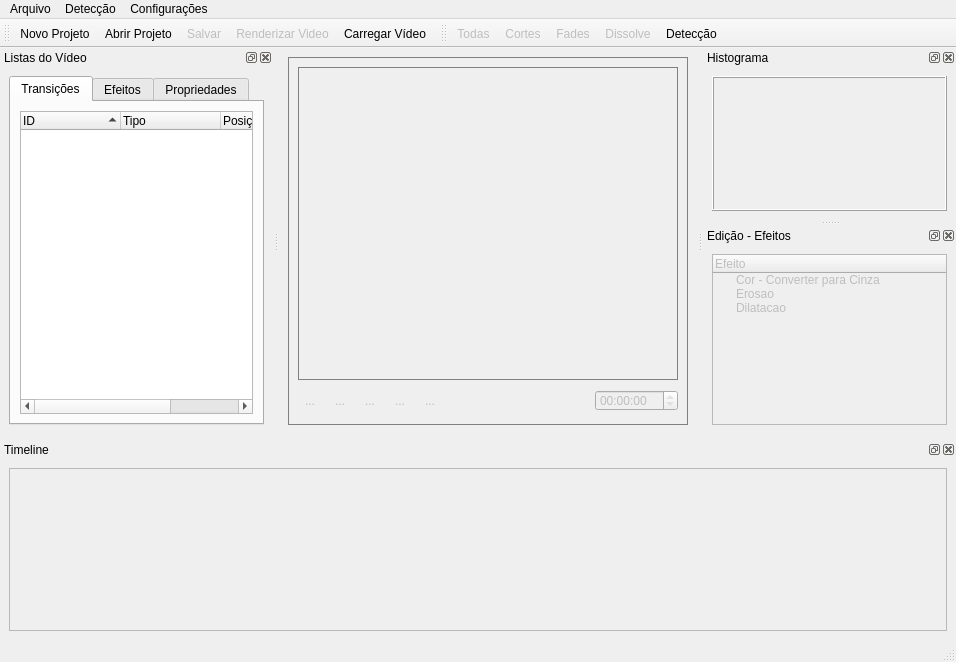
<ui version="4.0" >
 <class>MainWindow</class>
 <widget class="QMainWindow" name="MainWindow" >
  <property name="windowModality" >
   <enum>Qt::ApplicationModal</enum>
  </property>
  <property name="geometry" >
   <rect>
    <x>0</x>
    <y>0</y>
    <width>956</width>
    <height>662</height>
   </rect>
  </property>
  <property name="mouseTracking" >
   <bool>false</bool>
  </property>
  <property name="windowTitle" >
   <string>MainWindow</string>
  </property>
  <property name="windowIcon" >
   <iconset>
    <normaloff>../Interface/Icons/logo.png</normaloff>../Interface/Icons/logo.png</iconset>
  </property>
  <property name="dockOptions" >
   <set>QMainWindow::AllowTabbedDocks|QMainWindow::AnimatedDocks</set>
  </property>
  <property name="unifiedTitleAndToolBarOnMac" >
   <bool>false</bool>
  </property>
  <widget class="QWidget" name="centralwidget" >
   <layout class="QGridLayout" >
    <item row="0" column="0" >
     <widget class="QFrame" name="frameVideo" >
      <property name="minimumSize" >
       <size>
        <width>400</width>
        <height>300</height>
       </size>
      </property>
      <property name="contextMenuPolicy" >
       <enum>Qt::ActionsContextMenu</enum>
      </property>
      <property name="acceptDrops" >
       <bool>true</bool>
      </property>
      <property name="autoFillBackground" >
       <bool>false</bool>
      </property>
      <property name="styleSheet" >
       <string notr="true" >QFrame{
border: 1px solid gray
}</string>
      </property>
      <property name="frameShape" >
       <enum>QFrame::StyledPanel</enum>
      </property>
      <layout class="QGridLayout" >
       <item row="1" column="5" >
        <spacer>
         <property name="orientation" >
          <enum>Qt::Horizontal</enum>
         </property>
         <property name="sizeHint" stdset="0" >
          <size>
           <width>236</width>
           <height>29</height>
          </size>
         </property>
        </spacer>
       </item>
       <item row="0" column="0" colspan="7" >
        <widget class="QLabel" name="videoLabel" >
         <property name="text" >
          <string/>
         </property>
        </widget>
       </item>
       <item row="1" column="0" >
        <widget class="QToolButton" name="playButton" >
         <property name="enabled" >
          <bool>false</bool>
         </property>
         <property name="text" >
          <string>...</string>
         </property>
         <property name="icon" >
          <iconset>
           <normaloff>../Interface/Icons/play.png</normaloff>../Interface/Icons/play.png</iconset>
         </property>
         <property name="iconSize" >
          <size>
           <width>20</width>
           <height>20</height>
          </size>
         </property>
         <property name="popupMode" >
          <enum>QToolButton::DelayedPopup</enum>
         </property>
         <property name="toolButtonStyle" >
          <enum>Qt::ToolButtonIconOnly</enum>
         </property>
         <property name="autoRaise" >
          <bool>true</bool>
         </property>
        </widget>
       </item>
       <item row="1" column="1" >
        <widget class="QToolButton" name="pauseButton" >
         <property name="enabled" >
          <bool>false</bool>
         </property>
         <property name="text" >
          <string>...</string>
         </property>
         <property name="icon" >
          <iconset>
           <normaloff>../Interface/Icons/pause.png</normaloff>../Interface/Icons/pause.png</iconset>
         </property>
         <property name="iconSize" >
          <size>
           <width>20</width>
           <height>20</height>
          </size>
         </property>
         <property name="autoRaise" >
          <bool>true</bool>
         </property>
        </widget>
       </item>
       <item row="1" column="3" >
        <widget class="QToolButton" name="forwardButton" >
         <property name="enabled" >
          <bool>false</bool>
         </property>
         <property name="text" >
          <string>...</string>
         </property>
         <property name="icon" >
          <iconset>
           <normaloff>../Interface/Icons/forward.png</normaloff>../Interface/Icons/forward.png</iconset>
         </property>
         <property name="iconSize" >
          <size>
           <width>20</width>
           <height>20</height>
          </size>
         </property>
         <property name="checkable" >
          <bool>false</bool>
         </property>
         <property name="autoRaise" >
          <bool>true</bool>
         </property>
        </widget>
       </item>
       <item row="1" column="4" >
        <widget class="QToolButton" name="stopButton" >
         <property name="enabled" >
          <bool>false</bool>
         </property>
         <property name="text" >
          <string>...</string>
         </property>
         <property name="icon" >
          <iconset>
           <normaloff>../Interface/Icons/stop.png</normaloff>../Interface/Icons/stop.png</iconset>
         </property>
         <property name="iconSize" >
          <size>
           <width>20</width>
           <height>20</height>
          </size>
         </property>
         <property name="autoRaise" >
          <bool>true</bool>
         </property>
        </widget>
       </item>
       <item row="1" column="6" >
        <widget class="QTimeEdit" name="videoTime" >
         <property name="enabled" >
          <bool>false</bool>
         </property>
         <property name="minimumSize" >
          <size>
           <width>83</width>
           <height>21</height>
          </size>
         </property>
         <property name="maximumSize" >
          <size>
           <width>65</width>
           <height>21</height>
          </size>
         </property>
         <property name="layoutDirection" >
          <enum>Qt::LeftToRight</enum>
         </property>
         <property name="readOnly" >
          <bool>true</bool>
         </property>
         <property name="keyboardTracking" >
          <bool>false</bool>
         </property>
         <property name="currentSection" >
          <enum>QDateTimeEdit::SecondSection</enum>
         </property>
         <property name="displayFormat" >
          <string>HH:mm:ss</string>
         </property>
         <property name="calendarPopup" >
          <bool>false</bool>
         </property>
         <property name="currentSectionIndex" >
          <number>2</number>
         </property>
         <property name="time" >
          <time>
           <hour>0</hour>
           <minute>0</minute>
           <second>0</second>
          </time>
         </property>
        </widget>
       </item>
       <item row="1" column="2" >
        <widget class="QToolButton" name="backButton" >
         <property name="enabled" >
          <bool>false</bool>
         </property>
         <property name="text" >
          <string>...</string>
         </property>
         <property name="icon" >
          <iconset>
           <normaloff>../Interface/Icons/back.png</normaloff>../Interface/Icons/back.png</iconset>
         </property>
         <property name="iconSize" >
          <size>
           <width>20</width>
           <height>20</height>
          </size>
         </property>
         <property name="autoRaise" >
          <bool>true</bool>
         </property>
        </widget>
       </item>
      </layout>
     </widget>
    </item>
   </layout>
  </widget>
  <widget class="QToolBar" name="mainToolBar" >
   <property name="enabled" >
    <bool>true</bool>
   </property>
   <property name="windowTitle" >
    <string>mainToolBar</string>
   </property>
   <attribute name="toolBarArea" >
    <enum>TopToolBarArea</enum>
   </attribute>
   <attribute name="toolBarBreak" >
    <bool>false</bool>
   </attribute>
   <addaction name="actionNewProject" />
   <addaction name="actionOpenProject" />
   <addaction name="actionSave" />
   <addaction name="actionRenderVideo" />
   <addaction name="actionLoadVideo" />
  </widget>
  <widget class="QDockWidget" name="widgetTrees" >
   <property name="windowTitle" >
    <string>Listas do Vídeo</string>
   </property>
   <attribute name="dockWidgetArea" >
    <number>1</number>
   </attribute>
   <widget class="QWidget" name="dockWidgetContents_5" >
    <layout class="QGridLayout" >
     <item row="0" column="0" >
      <widget class="QTabWidget" name="tabTransEffect" >
       <property name="currentIndex" >
        <number>0</number>
       </property>
       <widget class="QWidget" name="tabTransitions" >
        <attribute name="title" >
         <string>Transições</string>
        </attribute>
        <layout class="QGridLayout" >
         <item row="0" column="0" >
          <widget class="QTreeWidget" name="transitionsTree" >
           <property name="sizePolicy" >
            <sizepolicy vsizetype="Expanding" hsizetype="Expanding" >
             <horstretch>0</horstretch>
             <verstretch>0</verstretch>
            </sizepolicy>
           </property>
           <property name="acceptDrops" >
            <bool>false</bool>
           </property>
           <property name="layoutDirection" >
            <enum>Qt::LeftToRight</enum>
           </property>
           <property name="autoFillBackground" >
            <bool>false</bool>
           </property>
           <property name="frameShape" >
            <enum>QFrame::StyledPanel</enum>
           </property>
           <property name="frameShadow" >
            <enum>QFrame::Sunken</enum>
           </property>
           <property name="verticalScrollBarPolicy" >
            <enum>Qt::ScrollBarAsNeeded</enum>
           </property>
           <property name="horizontalScrollBarPolicy" >
            <enum>Qt::ScrollBarAsNeeded</enum>
           </property>
           <property name="autoScroll" >
            <bool>true</bool>
           </property>
           <property name="autoScrollMargin" >
            <number>8</number>
           </property>
           <property name="editTriggers" >
            <set>QAbstractItemView::AllEditTriggers</set>
           </property>
           <property name="tabKeyNavigation" >
            <bool>false</bool>
           </property>
           <property name="showDropIndicator" stdset="0" >
            <bool>false</bool>
           </property>
           <property name="selectionMode" >
            <enum>QAbstractItemView::ExtendedSelection</enum>
           </property>
           <property name="selectionBehavior" >
            <enum>QAbstractItemView::SelectRows</enum>
           </property>
           <property name="horizontalScrollMode" >
            <enum>QAbstractItemView::ScrollPerItem</enum>
           </property>
           <property name="indentation" >
            <number>10</number>
           </property>
           <property name="rootIsDecorated" >
            <bool>true</bool>
           </property>
           <property name="uniformRowHeights" >
            <bool>true</bool>
           </property>
           <property name="itemsExpandable" >
            <bool>false</bool>
           </property>
           <property name="sortingEnabled" >
            <bool>true</bool>
           </property>
           <property name="animated" >
            <bool>true</bool>
           </property>
           <property name="allColumnsShowFocus" >
            <bool>true</bool>
           </property>
           <property name="wordWrap" >
            <bool>false</bool>
           </property>
           <property name="headerHidden" >
            <bool>false</bool>
           </property>
           <property name="expandsOnDoubleClick" >
            <bool>false</bool>
           </property>
           <property name="columnCount" >
            <number>3</number>
           </property>
           <column>
            <property name="text" >
             <string>ID</string>
            </property>
           </column>
           <column>
            <property name="text" >
             <string>Tipo</string>
            </property>
           </column>
           <column>
            <property name="text" >
             <string>Posição</string>
            </property>
           </column>
          </widget>
         </item>
        </layout>
       </widget>
       <widget class="QWidget" name="tabEffects" >
        <attribute name="title" >
         <string>Efeitos</string>
        </attribute>
        <layout class="QGridLayout" >
         <item row="0" column="0" >
          <widget class="QTreeWidgetEffect" name="effectsTree" >
           <property name="sizePolicy" >
            <sizepolicy vsizetype="Preferred" hsizetype="Preferred" >
             <horstretch>0</horstretch>
             <verstretch>0</verstretch>
            </sizepolicy>
           </property>
           <property name="editTriggers" >
            <set>QAbstractItemView::AllEditTriggers</set>
           </property>
           <property name="showDropIndicator" stdset="0" >
            <bool>false</bool>
           </property>
           <property name="selectionMode" >
            <enum>QAbstractItemView::SingleSelection</enum>
           </property>
           <property name="selectionBehavior" >
            <enum>QAbstractItemView::SelectItems</enum>
           </property>
           <property name="itemsExpandable" >
            <bool>false</bool>
           </property>
           <property name="sortingEnabled" >
            <bool>false</bool>
           </property>
           <property name="allColumnsShowFocus" >
            <bool>true</bool>
           </property>
           <column>
            <property name="text" >
             <string>ID</string>
            </property>
           </column>
           <column>
            <property name="text" >
             <string>Efeito</string>
            </property>
           </column>
           <column>
            <property name="text" >
             <string>Frame Inicial</string>
            </property>
           </column>
           <column>
            <property name="text" >
             <string>Frame Final</string>
            </property>
           </column>
          </widget>
         </item>
        </layout>
       </widget>
       <widget class="QWidget" name="tabVdoProperties" >
        <attribute name="title" >
         <string>Propriedades</string>
        </attribute>
        <layout class="QGridLayout" name="gridLayout" >
         <item row="0" column="0" >
          <widget class="QTreeWidget" name="videoPropertiesTree" >
           <property name="editTriggers" >
            <set>QAbstractItemView::DoubleClicked</set>
           </property>
           <property name="showDropIndicator" stdset="0" >
            <bool>false</bool>
           </property>
           <property name="rootIsDecorated" >
            <bool>true</bool>
           </property>
           <property name="itemsExpandable" >
            <bool>false</bool>
           </property>
           <property name="sortingEnabled" >
            <bool>true</bool>
           </property>
           <property name="expandsOnDoubleClick" >
            <bool>false</bool>
           </property>
           <column>
            <property name="text" >
             <string>Propriedade</string>
            </property>
           </column>
           <column>
            <property name="text" >
             <string>Valor</string>
            </property>
           </column>
          </widget>
         </item>
        </layout>
       </widget>
      </widget>
     </item>
    </layout>
   </widget>
  </widget>
  <widget class="QDockWidget" name="widgetHistogram" >
   <property name="enabled" >
    <bool>true</bool>
   </property>
   <property name="sizePolicy" >
    <sizepolicy vsizetype="Fixed" hsizetype="Fixed" >
     <horstretch>4</horstretch>
     <verstretch>0</verstretch>
    </sizepolicy>
   </property>
   <property name="minimumSize" >
    <size>
     <width>253</width>
     <height>172</height>
    </size>
   </property>
   <property name="floating" >
    <bool>false</bool>
   </property>
   <property name="windowTitle" >
    <string>Histograma</string>
   </property>
   <attribute name="dockWidgetArea" >
    <number>2</number>
   </attribute>
   <widget class="QWidget" name="dockWidgetContents_2" >
    <layout class="QGridLayout" >
     <item row="0" column="0" >
      <widget class="QLabel" name="histogramLabel" >
       <property name="minimumSize" >
        <size>
         <width>235</width>
         <height>132</height>
        </size>
       </property>
       <property name="frameShape" >
        <enum>QFrame::Box</enum>
       </property>
       <property name="frameShadow" >
        <enum>QFrame::Raised</enum>
       </property>
       <property name="text" >
        <string/>
       </property>
      </widget>
     </item>
    </layout>
   </widget>
  </widget>
  <widget class="QDockWidget" name="widgetDockTimeline" >
   <property name="sizePolicy" >
    <sizepolicy vsizetype="Minimum" hsizetype="Preferred" >
     <horstretch>0</horstretch>
     <verstretch>75</verstretch>
    </sizepolicy>
   </property>
   <property name="minimumSize" >
    <size>
     <width>80</width>
     <height>200</height>
    </size>
   </property>
   <property name="maximumSize" >
    <size>
     <width>524287</width>
     <height>200</height>
    </size>
   </property>
   <property name="acceptDrops" >
    <bool>true</bool>
   </property>
   <property name="allowedAreas" >
    <set>Qt::AllDockWidgetAreas</set>
   </property>
   <property name="windowTitle" >
    <string>Timeline</string>
   </property>
   <attribute name="dockWidgetArea" >
    <number>8</number>
   </attribute>
   <widget class="QWidget" name="dockWidgetContents_4" >
    <property name="acceptDrops" >
     <bool>true</bool>
    </property>
    <layout class="QGridLayout" >
     <item rowspan="2" row="0" column="0" >
      <widget class="QScrollArea" name="scrollArea" >
       <property name="acceptDrops" >
        <bool>true</bool>
       </property>
       <property name="widgetResizable" >
        <bool>true</bool>
       </property>
       <widget class="QWidget" name="scrollAreaWidgetContents" >
        <property name="geometry" >
         <rect>
          <x>0</x>
          <y>0</y>
          <width>936</width>
          <height>158</height>
         </rect>
        </property>
        <property name="acceptDrops" >
         <bool>true</bool>
        </property>
        <layout class="QGridLayout" >
         <item row="0" column="0" >
          <widget class="QWidgetTimeline" native="1" name="widgetTimeline" >
           <property name="acceptDrops" >
            <bool>true</bool>
           </property>
           <layout class="QGridLayout" >
            <item row="0" column="0" >
             <widget class="QLabel" name="timelineLabel" >
              <property name="acceptDrops" >
               <bool>true</bool>
              </property>
              <property name="text" >
               <string/>
              </property>
             </widget>
            </item>
           </layout>
          </widget>
         </item>
        </layout>
       </widget>
      </widget>
     </item>
    </layout>
   </widget>
  </widget>
  <widget class="QDockWidget" name="widgetEdition" >
   <property name="windowTitle" >
    <string>Edição - Efeitos</string>
   </property>
   <attribute name="dockWidgetArea" >
    <number>2</number>
   </attribute>
   <widget class="QWidget" name="dockWidgetContents" >
    <layout class="QGridLayout" >
     <item row="0" column="0" >
      <widget class="QTreeWidget" name="effectListTree" >
       <property name="enabled" >
        <bool>false</bool>
       </property>
       <property name="acceptDrops" >
        <bool>false</bool>
       </property>
       <property name="showDropIndicator" stdset="0" >
        <bool>false</bool>
       </property>
       <property name="dragEnabled" >
        <bool>true</bool>
       </property>
       <property name="dragDropMode" >
        <enum>QAbstractItemView::DragOnly</enum>
       </property>
       <property name="itemsExpandable" >
        <bool>false</bool>
       </property>
       <property name="animated" >
        <bool>true</bool>
       </property>
       <property name="allColumnsShowFocus" >
        <bool>true</bool>
       </property>
       <property name="expandsOnDoubleClick" >
        <bool>false</bool>
       </property>
       <column>
        <property name="text" >
         <string>Efeito</string>
        </property>
       </column>
       <item>
        <property name="text" >
         <string>Cor - Converter para Cinza</string>
        </property>
       </item>
       <item>
        <property name="text" >
         <string>Erosao</string>
        </property>
       </item>
       <item>
        <property name="text" >
         <string>Dilatacao</string>
        </property>
       </item>
      </widget>
     </item>
    </layout>
   </widget>
  </widget>
  <widget class="QStatusBar" name="statusBar" />
  <widget class="QToolBar" name="detectionToolbar" >
   <property name="windowTitle" >
    <string>detectionToolBar</string>
   </property>
   <attribute name="toolBarArea" >
    <enum>TopToolBarArea</enum>
   </attribute>
   <attribute name="toolBarBreak" >
    <bool>false</bool>
   </attribute>
   <addaction name="actionAllTransitions" />
   <addaction name="actionOnlyCuts" />
   <addaction name="actionAllFades" />
   <addaction name="actionOnlyDissolve" />
   <addaction name="actionDetectConfig" />
  </widget>
  <widget class="QMenuBar" name="menubar" >
   <property name="geometry" >
    <rect>
     <x>0</x>
     <y>0</y>
     <width>956</width>
     <height>23</height>
    </rect>
   </property>
   <widget class="QMenu" name="menuFile" >
    <property name="title" >
     <string>Arquivo</string>
    </property>
    <addaction name="actionNewProject" />
    <addaction name="actionOpenProject" />
    <addaction name="actionLoadVideo" />
    <addaction name="actionRenderVideo" />
    <addaction name="actionSaveAs" />
    <addaction name="actionSave" />
    <addaction name="separator" />
   </widget>
   <widget class="QMenu" name="menuDetect" >
    <property name="title" >
     <string>Detecção</string>
    </property>
    <addaction name="actionAllTransitions" />
    <addaction name="actionOnlyCuts" />
    <addaction name="actionAllFades" />
    <addaction name="actionOnlyDissolve" />
   </widget>
   <widget class="QMenu" name="menuSettings" >
    <property name="title" >
     <string>Configurações</string>
    </property>
    <addaction name="actionDetectConfig" />
   </widget>
   <addaction name="menuFile" />
   <addaction name="menuDetect" />
   <addaction name="menuSettings" />
  </widget>
  <action name="actionNewProject" >
   <property name="icon" >
    <iconset>
     <normaloff>../Interface/Icons/filenew.png</normaloff>../Interface/Icons/filenew.png</iconset>
   </property>
   <property name="text" >
    <string>Novo Projeto...</string>
   </property>
   <property name="shortcut" >
    <string>Ctrl+N</string>
   </property>
   <property name="shortcutContext" >
    <enum>Qt::WindowShortcut</enum>
   </property>
  </action>
  <action name="actionOpenProject" >
   <property name="checkable" >
    <bool>false</bool>
   </property>
   <property name="icon" >
    <iconset>
     <normaloff>../Interface/Icons/fileopen.png</normaloff>../Interface/Icons/fileopen.png</iconset>
   </property>
   <property name="text" >
    <string>Abrir Projeto...</string>
   </property>
   <property name="shortcut" >
    <string>Ctrl+O</string>
   </property>
  </action>
  <action name="actionLoadVideo" >
   <property name="icon" >
    <iconset>
     <normaloff>../Interface/Icons/load_video.png</normaloff>../Interface/Icons/load_video.png</iconset>
   </property>
   <property name="text" >
    <string>Carregar Vídeo...</string>
   </property>
   <property name="shortcut" >
    <string>Ctrl+Shift+O</string>
   </property>
  </action>
  <action name="actionSaveAs" >
   <property name="enabled" >
    <bool>false</bool>
   </property>
   <property name="text" >
    <string>Salvar como...</string>
   </property>
   <property name="shortcut" >
    <string>Ctrl+Shift+S</string>
   </property>
  </action>
  <action name="actionSave" >
   <property name="enabled" >
    <bool>false</bool>
   </property>
   <property name="icon" >
    <iconset>
     <normaloff>../Interface/Icons/filesave.png</normaloff>../Interface/Icons/filesave.png</iconset>
   </property>
   <property name="text" >
    <string>Salvar</string>
   </property>
   <property name="shortcut" >
    <string>Ctrl+S</string>
   </property>
  </action>
  <action name="actionRecent_Files" >
   <property name="text" >
    <string>Arquivos recentes</string>
   </property>
  </action>
  <action name="actionExit" >
   <property name="icon" >
    <iconset>
     <normaloff>../Interface/Icons/exit.png</normaloff>../Interface/Icons/exit.png</iconset>
   </property>
   <property name="text" >
    <string>Sair</string>
   </property>
  </action>
  <action name="actionUndo" >
   <property name="icon" >
    <iconset>
     <normaloff>../Interface/Icons/undo.png</normaloff>../Interface/Icons/undo.png</iconset>
   </property>
   <property name="text" >
    <string>Undo</string>
   </property>
   <property name="shortcut" >
    <string>Ctrl+Z</string>
   </property>
  </action>
  <action name="actionRedo" >
   <property name="icon" >
    <iconset>
     <normaloff>../Interface/Icons/redo.png</normaloff>../Interface/Icons/redo.png</iconset>
   </property>
   <property name="text" >
    <string>Redo</string>
   </property>
   <property name="shortcut" >
    <string>Ctrl+Y</string>
   </property>
  </action>
  <action name="actionAllTransitions" >
   <property name="enabled" >
    <bool>false</bool>
   </property>
   <property name="icon" >
    <iconset>
     <normaloff>../Interface/Icons/all.png</normaloff>../Interface/Icons/all.png</iconset>
   </property>
   <property name="text" >
    <string>Todas</string>
   </property>
  </action>
  <action name="actionOnlyCuts" >
   <property name="enabled" >
    <bool>false</bool>
   </property>
   <property name="icon" >
    <iconset>
     <normaloff>../Interface/Icons/cut.png</normaloff>../Interface/Icons/cut.png</iconset>
   </property>
   <property name="text" >
    <string>Cortes</string>
   </property>
  </action>
  <action name="actionOnlyDissolve" >
   <property name="enabled" >
    <bool>false</bool>
   </property>
   <property name="icon" >
    <iconset>
     <normaloff>../Interface/Icons/dissolve.png</normaloff>../Interface/Icons/dissolve.png</iconset>
   </property>
   <property name="text" >
    <string>Dissolve</string>
   </property>
  </action>
  <action name="actionHistogram" >
   <property name="text" >
    <string>Histogram</string>
   </property>
  </action>
  <action name="actionTimeline" >
   <property name="text" >
    <string>Timeline</string>
   </property>
  </action>
  <action name="actionROC_Curve" >
   <property name="text" >
    <string>ROC Curve</string>
   </property>
  </action>
  <action name="actionAllFades" >
   <property name="enabled" >
    <bool>false</bool>
   </property>
   <property name="icon" >
    <iconset>
     <normaloff>../Interface/Icons/fades.png</normaloff>../Interface/Icons/fades.png</iconset>
   </property>
   <property name="text" >
    <string>Fades</string>
   </property>
  </action>
  <action name="actionCut_Settings" >
   <property name="text" >
    <string>Definir limiar</string>
   </property>
  </action>
  <action name="actionRenderVideo" >
   <property name="enabled" >
    <bool>false</bool>
   </property>
   <property name="icon" >
    <iconset>
     <normaloff>../Interface/Icons/render.png</normaloff>../Interface/Icons/render.png</iconset>
   </property>
   <property name="text" >
    <string>Renderizar Video...</string>
   </property>
  </action>
  <action name="actionDetectConfig" >
   <property name="icon" >
    <iconset>
     <normaloff>../Interface/Icons/config.png</normaloff>../Interface/Icons/config.png</iconset>
   </property>
   <property name="text" >
    <string>Detecção</string>
   </property>
  </action>
 </widget>
 <customwidgets>
  <customwidget>
   <class>QWidgetTimeline</class>
   <extends>QWidget</extends>
   <header location="global" >../include/QWidgetTimeline.h</header>
   <container>1</container>
  </customwidget>
  <customwidget>
   <class>QTreeWidgetEffect</class>
   <extends>QTreeWidget</extends>
   <header location="global" >../include/QTreeWidgetEffect.h</header>
  </customwidget>
 </customwidgets>
 <resources/>
 <connections/>
</ui>
